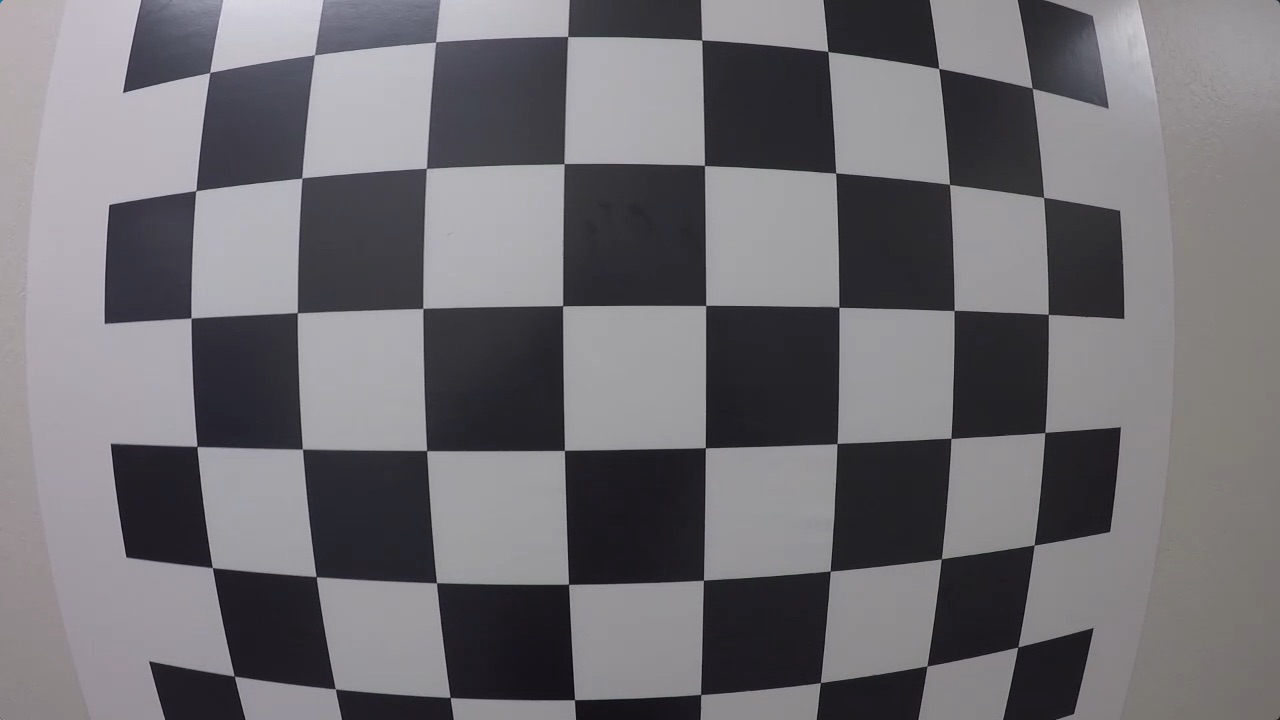
#> input picture calibration_test.png, 1280 x 720 px
$ jupyter execute 'camera_calibration_&_distortion_correction.ipynb'
#> lines starting #> are read from the running program, lines starting #| are printed output that depends on the picture; after the words box and inside, x2 and y2 are one past the last pixel; in counts of white or black regions, pixels touching at a corner belong together
# **Extract Object Points & Image Points**

---

[cell 1]
import numpy as np
import cv2
import matplotlib.pyplot as plt
import matplotlib.image as mpimg

# prepare object points, like (0,0,0), (1,0,0), (2,0,0) ....,(6,5,0)
objp = np.zeros((6*8,3), np.float32)
objp[:,:2] = np.mgrid[0:8, 0:6].T.reshape(-1,2)


# Arrays to store object points and image points from all the images.
objpoints = [] # 3d points in real world space
imgpoints = [] # 2d points in image plane.

# Make a list of calibration images
fname = 'calibration_test.png'
imge = cv2.imread(fname)
#> imge is the input picture: shape (720, 1280, 3); mean B, G, R 115.4, 110.9, 112.9

# Converting an image, imported by cv2 or the glob API, to grayscale:
gray = cv2.cvtColor(imge, cv2.COLOR_BGR2GRAY)

# Finding chessboard corners (for an 8x6 board):
ret, corners = cv2.findChessboardCorners(gray, (8, 6), None)
#> ret = True; corners = 48 rows, first 8: [209.5, 72.76], [314.5, 54.59], [435.5, 42.04], [567.8, 36.47], [702, 40.03], [827.9, 51.39], [938.9, 68.44], [1032.2, 88.22]

# If found, add object points, image points & draw corners
if ret == True:
  objpoints.append(objp)
  imgpoints.append(corners)
  # Drawing detected corners on an image:
  cv2.drawChessboardCorners(imge, (8, 6), corners, ret)
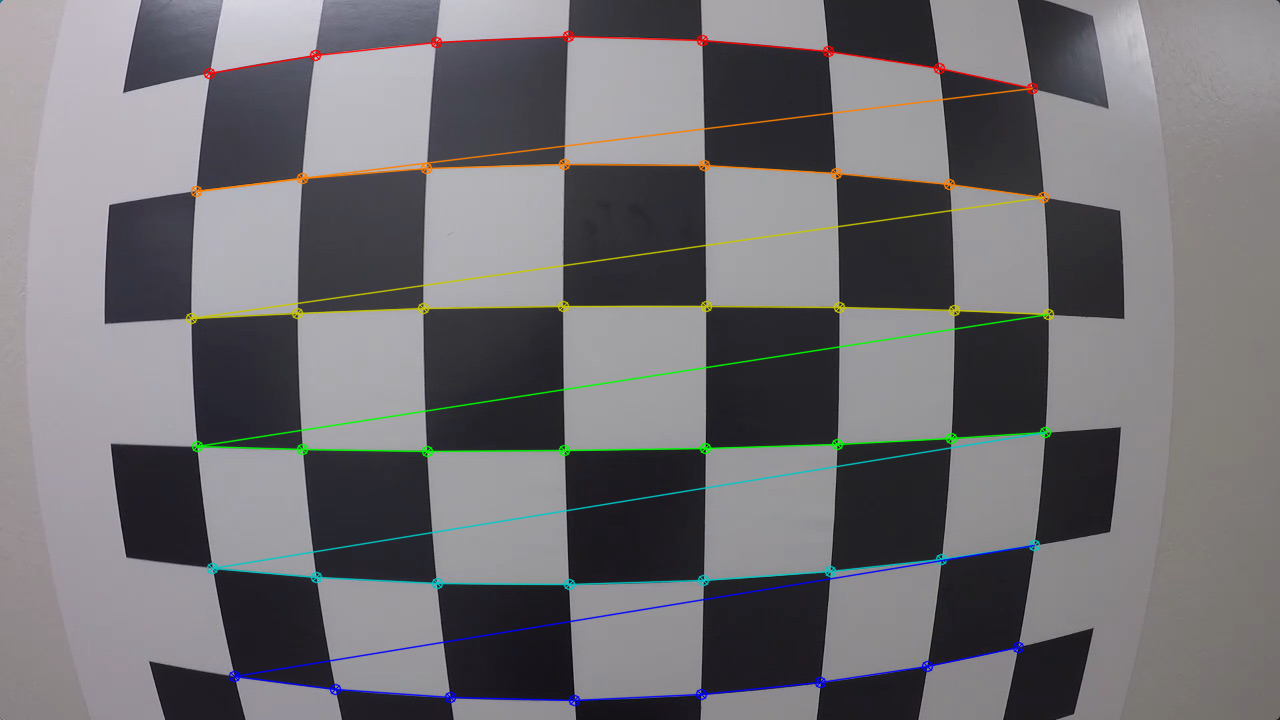
#> imge: shape (720, 1280, 3); 3.33% of pixels changed, all inside (x1, y1, x2, y2) = (185, 30, 1055, 707)
  plt.imshow(imge)
  plt.savefig("FindingCorners.png")

# **Camera Calibration & Distortion Correction**

**Note:** If you are reading in an image using mpimg.imread() this will read in an RGB image and you should convert to grayscale using cv2.COLOR_RGB2GRAY, but if you are using cv2.imread() or the glob API, as happens in this video example, this will read in a BGR image and you should convert to grayscale using cv2.COLOR_BGR2GRAY. We'll learn more about color conversions later on in this lesson, but please keep this in mind as you write your own code and look at code examples.

**A note on image shape :** The shape of the image, which is passed into the calibrateCamera function, is just the height and width of the image. One way to retrieve these values is by retrieving them from the grayscale image shape array gray.shape[::-1]. This returns the image width and height in pixel values like (1280, 960).

Another way to retrieve the image shape, is to get them directly from the color image by retrieving the first two values in the color image shape array using img.shape[1::-1]. This code snippet asks for just the first two values in the shape array, and reverses them. Note that in our case we are working with a greyscale image, so we only have 2 dimensions (color images have three, height, width, and depth), so this is not necessary.

[cell 2]
import pickle
import cv2
import numpy as np
import matplotlib.pyplot as plt
import matplotlib.image as mpimg


'''
if you want to play with extracting object points and image points,
You can load data from  the distortion pickle file

'''

# Read in the saved objpoints and imgpoints
# dist_pickle = pickle.load( open( "wide_dist_pickle.p", "rb" ) )
# objpoints = dist_pickle["objpoints"]
# imgpoints = dist_pickle["imgpoints"]


# Read in an image
img = cv2.imread('calibration_test.png')

def cal_undistort(img, objpoints, imgpoints) :

  # Converting an image, imported by cv2 or the glob API, to grayscale:
  gray = cv2.cvtColor(img,cv2.COLOR_BGR2GRAY)

  # Camera calibration, given object points, image points, and the shape of the grayscale image:
  ret, mtx, dist, rvecs, tvecs = cv2.calibrateCamera(objpoints, imgpoints, gray.shape[::-1], None, None)
#> ret = 0.356; mtx = [[754.9, 0, 663], [0, 763.7, 380.7], [0, 0, 1]]; dist = [[-0.436, 0.27, -0.00079, -0.00284, -0.0957]]; rvecs = ([0.0782, -0.107, -0.00635],); tvecs = ([-3.68, -2.48, 4.7],)

  #Undistorting a test image:
  undist = cv2.undistort(img, mtx, dist, None, mtx)
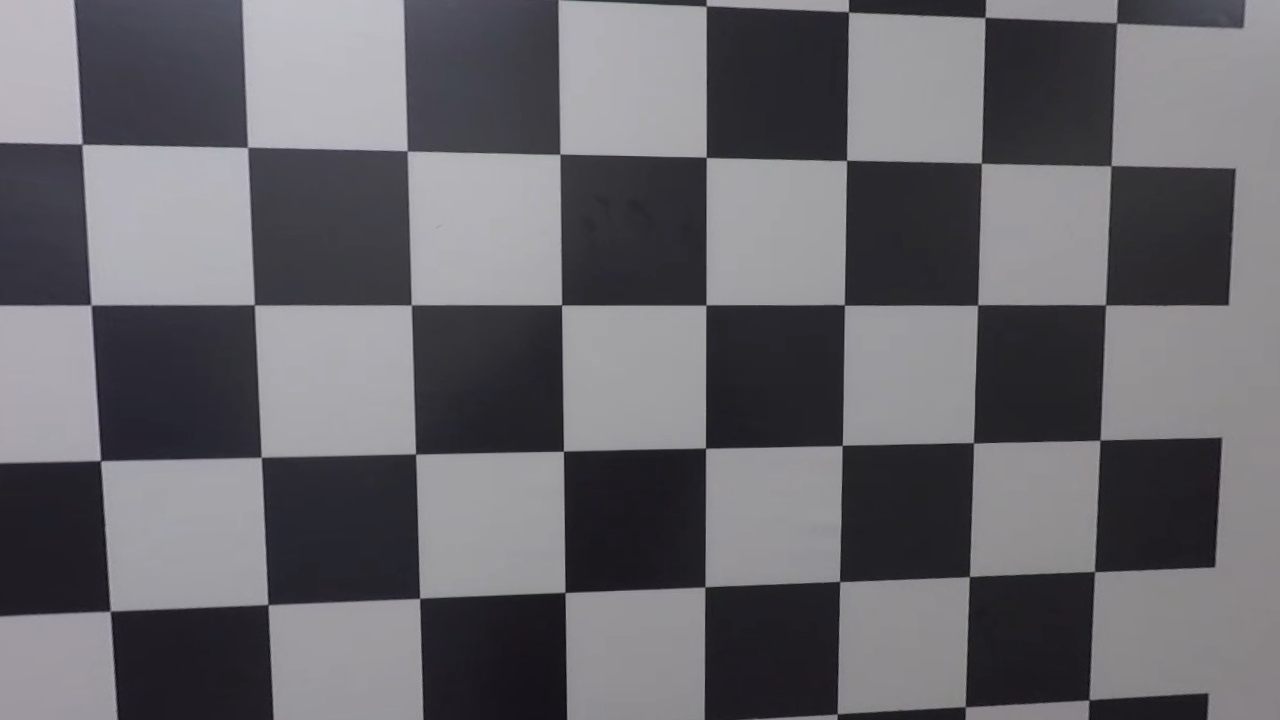
#> undist: shape (720, 1280, 3); mean B, G, R 107.3, 102.3, 103.6

  return undist

undistorted = cal_undistort(img, objpoints, imgpoints)

f, (ax1, ax2) = plt.subplots(1, 2, figsize=(24, 9))
f.tight_layout()
ax1.imshow(img)
ax1.set_title('Original Image', fontsize=50)
ax2.imshow(undistorted)
ax2.set_title('Undistorted Image', fontsize=50)
plt.subplots_adjust(left=0., right=1, top=0.9, bottom=0.)
plt.savefig("undistorted.png")
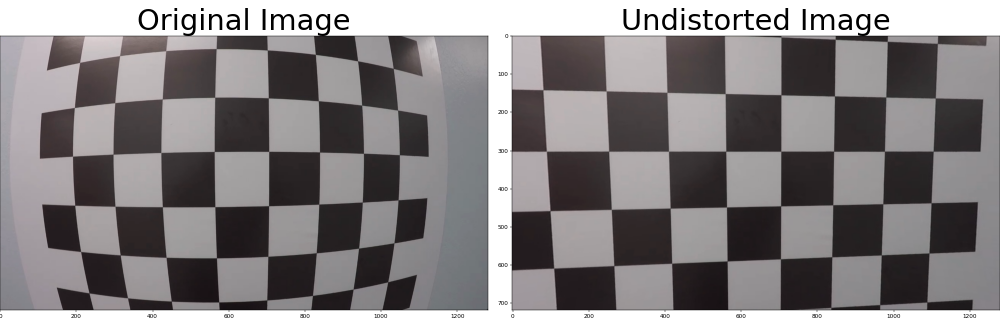
#> figure drawn by matplotlib, 2 panels; B, G, R data is drawn as R, G, B

$ run again, with test_image2.png copied over calibration_test.png
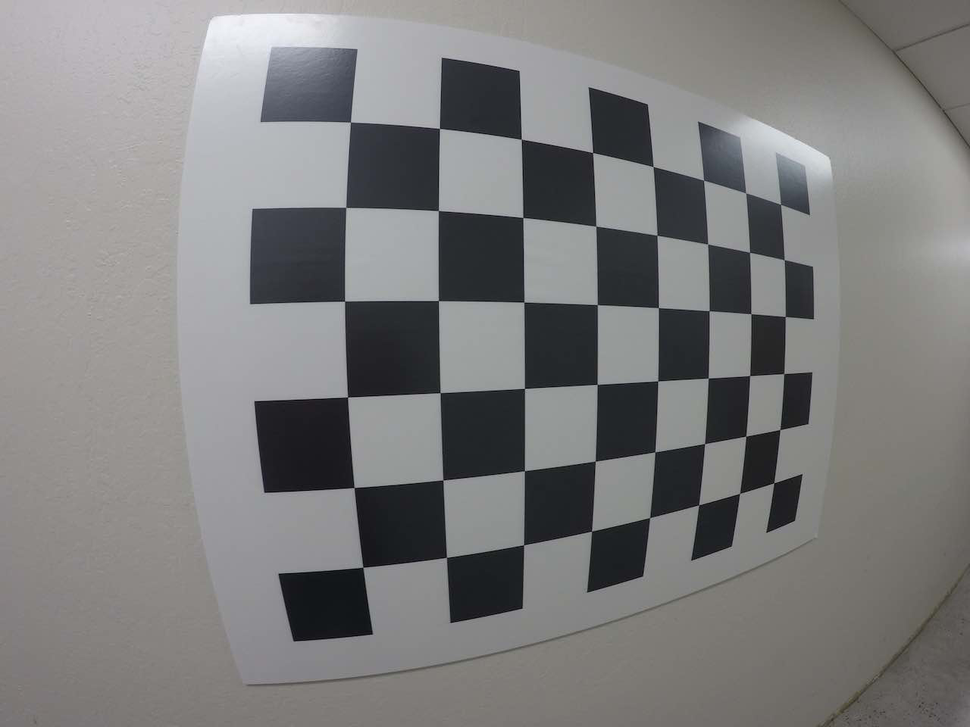
#> input picture test_image2.png, 970 x 727 px, shrunk from 1280 x 960 before the run
#> imge is the input picture: shape (727, 970, 3); mean B, G, R 124.9, 125, 125.3
#> `ret, corners = cv2.findChessboardCorners(gray, (8, 6), None)`: ret = True; corners = 48 rows, first 8: [350.5, 122], [439.4, 128.4], [521.3, 138.9], [592.7, 152.6], [653.1, 166.6], [703.6, 180.2], [745.6, 193], [780.6, 204.4]
#> `cv2.drawChessboardCorners(imge, (8, 6), corners, ret)`:
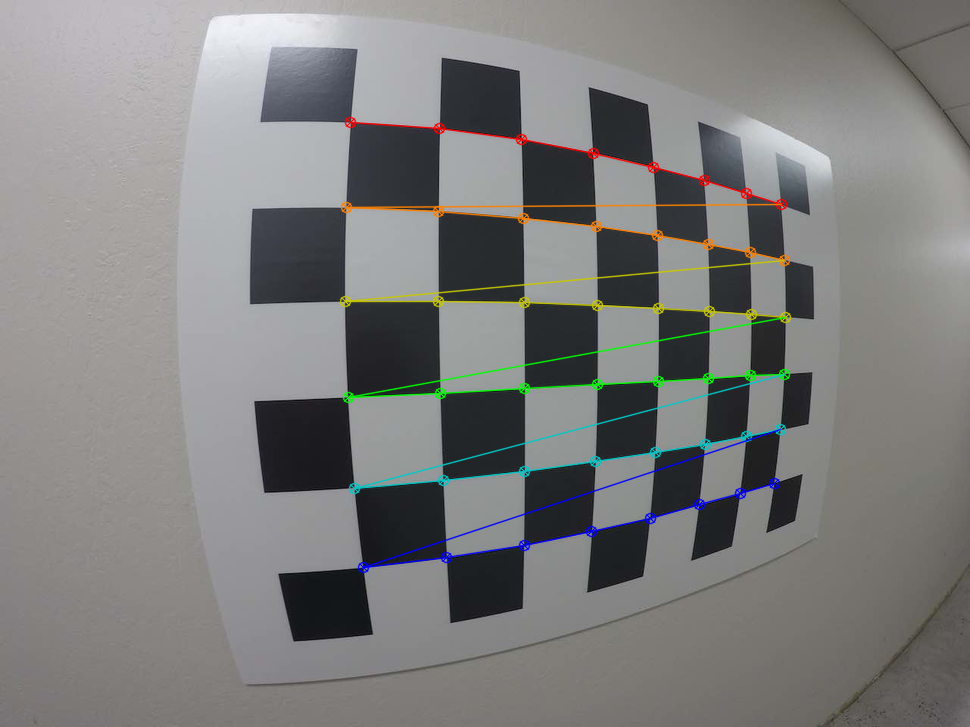
#> imge: shape (727, 970, 3); 2.55% of pixels changed, all inside (x1, y1, x2, y2) = (339, 116, 792, 574)
#> in cal_undistort, `ret, mtx, dist, rvecs, tvecs = cv2.calibrateCamera(objpoints, imgpoint..`: ret = 0.276; mtx = [[358.9, 0, 482.9], [0, 361.7, 372.3], [0, 0, 1]]; dist = [[-0.197, 0.0683, 0.0012, 0.00599, -0.0173]]; rvecs = ([0.0772, -0.278, -0.0241],); tvecs = ([-1.47, -2.73, 3.43],)
#> `plt.savefig("undistorted.png")`:
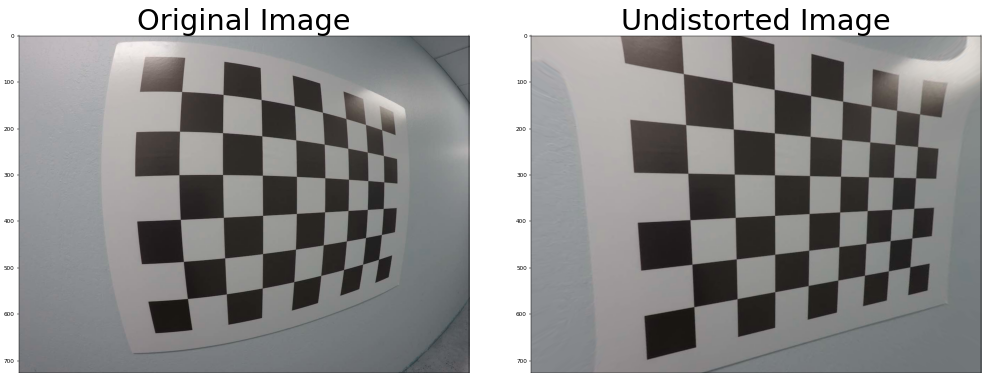
#> figure drawn by matplotlib, 2 panels; B, G, R data is drawn as R, G, B

$ run again, with undistorted.png copied over calibration_test.png
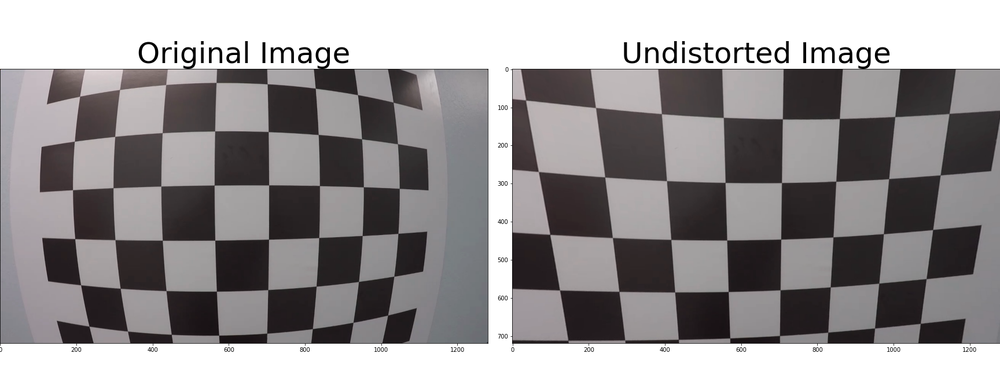
#> input picture undistorted.png, 1000 x 375 px, shrunk from 1728 x 648 before the run
#> imge is the input picture: shape (375, 1000, 3); mean B, G, R 146.6, 145.5, 148.8
#> `ret, corners = cv2.findChessboardCorners(gray, (8, 6), None)`: ret = True; corners = 48 rows, first 8: [79.63, 96.2], [119.5, 89.49], [165.7, 84.53], [216.1, 82.43], [267.2, 83.82], [315.3, 88.16], [357.5, 94.61], [393.1, 102.2]
#> `cv2.drawChessboardCorners(imge, (8, 6), corners, ret)`:
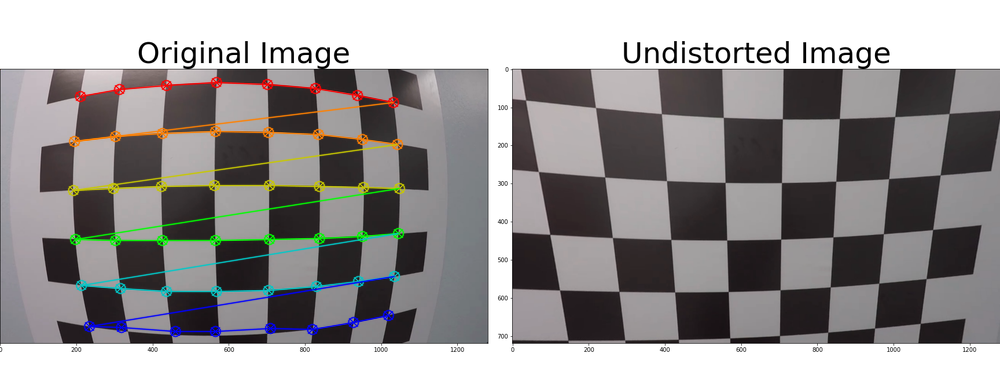
#> imge: shape (375, 1000, 3); 3.71% of pixels changed, all inside (x1, y1, x2, y2) = (67, 76, 406, 338)
#> in cal_undistort, `ret, mtx, dist, rvecs, tvecs = cv2.calibrateCamera(objpoints, imgpoint..`: ret = 1.63; mtx = [[318.3, 0, 250.7], [0, 321, 205.2], [0, 0, 1]]; dist = [[-0.625, 0.718, 0.0057, -0.00669, -0.454]]; rvecs = ([0.0835, -0.0897, -0.00375],); tvecs = ([-3.65, -2.33, 5.27],)
#> `plt.savefig("undistorted.png")`:
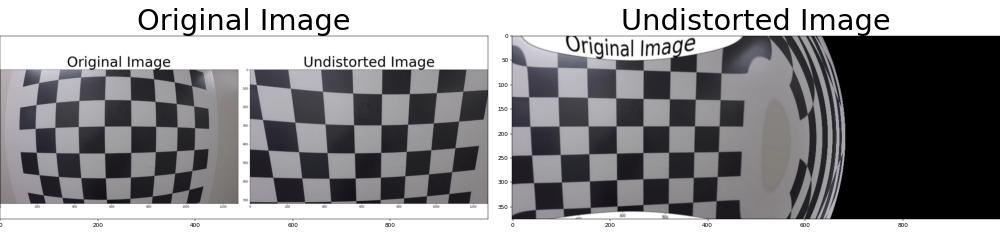
#> figure drawn by matplotlib, 2 panels; B, G, R data is drawn as R, G, B
